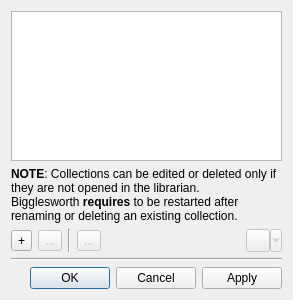
<?xml version="1.0" encoding="UTF-8"?>
<ui version="4.0">
 <class>Dialog</class>
 <widget class="QDialog" name="Dialog">
  <property name="geometry">
   <rect>
    <x>0</x>
    <y>0</y>
    <width>293</width>
    <height>300</height>
   </rect>
  </property>
  <property name="minimumSize">
   <size>
    <width>293</width>
    <height>300</height>
   </size>
  </property>
  <property name="windowTitle">
   <string>Manage collections</string>
  </property>
  <layout class="QGridLayout" name="gridLayout">
   <item row="4" column="0">
    <widget class="QDialogButtonBox" name="buttonBox">
     <property name="orientation">
      <enum>Qt::Horizontal</enum>
     </property>
     <property name="standardButtons">
      <set>QDialogButtonBox::Apply|QDialogButtonBox::Cancel|QDialogButtonBox::Ok</set>
     </property>
    </widget>
   </item>
   <item row="3" column="0">
    <widget class="Line" name="line_2">
     <property name="orientation">
      <enum>Qt::Horizontal</enum>
     </property>
    </widget>
   </item>
   <item row="2" column="0">
    <layout class="QHBoxLayout" name="horizontalLayout">
     <item>
      <widget class="QToolButton" name="addBtn">
       <property name="text">
        <string>+</string>
       </property>
       <property name="icon">
        <iconset theme="list-add">
         <normaloff/>
        </iconset>
       </property>
      </widget>
     </item>
     <item>
      <widget class="QToolButton" name="copyBtn">
       <property name="enabled">
        <bool>false</bool>
       </property>
       <property name="text">
        <string>...</string>
       </property>
       <property name="icon">
        <iconset theme="edit-copy">
         <normaloff>../../../../../</normaloff>../../../../../</iconset>
       </property>
      </widget>
     </item>
     <item>
      <widget class="Line" name="line">
       <property name="orientation">
        <enum>Qt::Vertical</enum>
       </property>
      </widget>
     </item>
     <item>
      <widget class="QToolButton" name="delBtn">
       <property name="enabled">
        <bool>false</bool>
       </property>
       <property name="text">
        <string>...</string>
       </property>
       <property name="icon">
        <iconset theme="edit-delete">
         <normaloff>../../../../../</normaloff>../../../../../</iconset>
       </property>
      </widget>
     </item>
     <item>
      <spacer name="horizontalSpacer">
       <property name="orientation">
        <enum>Qt::Horizontal</enum>
       </property>
       <property name="sizeHint" stdset="0">
        <size>
         <width>40</width>
         <height>20</height>
        </size>
       </property>
      </spacer>
     </item>
     <item>
      <widget class="IconSelector" name="iconBtn">
       <property name="enabled">
        <bool>false</bool>
       </property>
       <property name="sizePolicy">
        <sizepolicy hsizetype="Maximum" vsizetype="Maximum">
         <horstretch>0</horstretch>
         <verstretch>0</verstretch>
        </sizepolicy>
       </property>
       <property name="toolTip">
        <string>Select an icon for this collection</string>
       </property>
       <property name="icon">
        <iconset theme="photo">
         <normaloff/>
        </iconset>
       </property>
       <property name="popupMode">
        <enum>QToolButton::MenuButtonPopup</enum>
       </property>
      </widget>
     </item>
    </layout>
   </item>
   <item row="0" column="0">
    <widget class="QTableView" name="collectionsView">
     <attribute name="horizontalHeaderHighlightSections">
      <bool>false</bool>
     </attribute>
     <attribute name="verticalHeaderVisible">
      <bool>false</bool>
     </attribute>
    </widget>
   </item>
   <item row="1" column="0">
    <widget class="QLabel" name="label">
     <property name="text">
      <string>&lt;html&gt;&lt;head/&gt;&lt;body&gt;&lt;p&gt;&lt;span style=&quot; font-weight:600;&quot;&gt;NOTE&lt;/span&gt;: Collections can be edited or deleted only if they are not opened in the librarian.&lt;br/&gt;Bigglesworth &lt;span style=&quot; font-weight:600;&quot;&gt;requires&lt;/span&gt; to be restarted after renaming or deleting an existing collection.&lt;/p&gt;&lt;/body&gt;&lt;/html&gt;</string>
     </property>
     <property name="wordWrap">
      <bool>true</bool>
     </property>
    </widget>
   </item>
  </layout>
 </widget>
 <customwidgets>
  <customwidget>
   <class>IconSelector</class>
   <extends>QToolButton</extends>
   <header>bigglesworth.widgets</header>
  </customwidget>
 </customwidgets>
 <resources/>
 <connections>
  <connection>
   <sender>buttonBox</sender>
   <signal>accepted()</signal>
   <receiver>Dialog</receiver>
   <slot>accept()</slot>
   <hints>
    <hint type="sourcelabel">
     <x>248</x>
     <y>254</y>
    </hint>
    <hint type="destinationlabel">
     <x>157</x>
     <y>274</y>
    </hint>
   </hints>
  </connection>
  <connection>
   <sender>buttonBox</sender>
   <signal>rejected()</signal>
   <receiver>Dialog</receiver>
   <slot>reject()</slot>
   <hints>
    <hint type="sourcelabel">
     <x>316</x>
     <y>260</y>
    </hint>
    <hint type="destinationlabel">
     <x>286</x>
     <y>274</y>
    </hint>
   </hints>
  </connection>
 </connections>
</ui>
